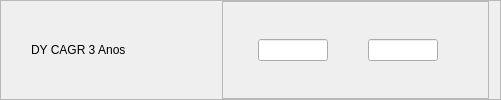
              <widget class="QFrame" name="fFiis_DY_CAGR">
               <property name="frameShape">
                <enum>QFrame::StyledPanel</enum>
               </property>
               <property name="frameShadow">
                <enum>QFrame::Raised</enum>
               </property>
               <layout class="QHBoxLayout" name="horizontalLayout_100">
                <property name="leftMargin">
                 <number>30</number>
                </property>
                <property name="topMargin">
                 <number>0</number>
                </property>
                <property name="bottomMargin">
                 <number>0</number>
                </property>
                <item>
                 <widget class="QLabel" name="label_62">
                  <property name="minimumSize">
                   <size>
                    <width>185</width>
                    <height>0</height>
                   </size>
                  </property>
                  <property name="maximumSize">
                   <size>
                    <width>185</width>
                    <height>150</height>
                   </size>
                  </property>
                  <property name="styleSheet">
                   <string notr="true">font: 14pt &quot;Segoe UI&quot;;</string>
                  </property>
                  <property name="text">
                   <string>DY CAGR 3 Anos</string>
                  </property>
                  <property name="alignment">
                   <set>Qt::AlignLeading|Qt::AlignLeft|Qt::AlignVCenter</set>
                  </property>
                 </widget>
                </item>
                <item>
                 <widget class="QFrame" name="frame_82">
                  <property name="frameShape">
                   <enum>QFrame::StyledPanel</enum>
                  </property>
                  <property name="frameShadow">
                   <enum>QFrame::Raised</enum>
                  </property>
                  <layout class="QHBoxLayout" name="horizontalLayout_101">
                   <property name="spacing">
                    <number>0</number>
                   </property>
                   <property name="leftMargin">
                    <number>35</number>
                   </property>
                   <property name="topMargin">
                    <number>0</number>
                   </property>
                   <property name="rightMargin">
                    <number>50</number>
                   </property>
                   <property name="bottomMargin">
                    <number>0</number>
                   </property>
                   <item>
                    <widget class="QLineEdit" name="min_Fiis_DY_CAGR">
                     <property name="maximumSize">
                      <size>
                       <width>70</width>
                       <height>16777215</height>
                      </size>
                     </property>
                     <property name="focusPolicy">
                      <enum>Qt::StrongFocus</enum>
                     </property>
                     <property name="alignment">
                      <set>Qt::AlignCenter</set>
                     </property>
                    </widget>
                   </item>
                   <item>
                    <spacer name="horizontalSpacer_48">
                     <property name="orientation">
                      <enum>Qt::Horizontal</enum>
                     </property>
                     <property name="sizeType">
                      <enum>QSizePolicy::Expanding</enum>
                     </property>
                     <property name="sizeHint" stdset="0">
                      <size>
                       <width>40</width>
                       <height>20</height>
                      </size>
                     </property>
                    </spacer>
                   </item>
                   <item>
                    <widget class="QLineEdit" name="max_Fiis_DY_CAGR">
                     <property name="maximumSize">
                      <size>
                       <width>70</width>
                       <height>16777215</height>
                      </size>
                     </property>
                     <property name="focusPolicy">
                      <enum>Qt::StrongFocus</enum>
                     </property>
                     <property name="alignment">
                      <set>Qt::AlignCenter</set>
                     </property>
                    </widget>
                   </item>
                  </layout>
                 </widget>
                </item>
               </layout>
              </widget>
